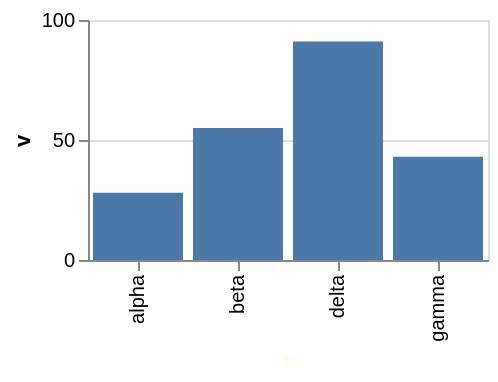

The Vega-Lite source for this figure:
### Vega-Lite specification from a JSON file in a GitHub repository (floating-point values rounded to 4 significant figures)
{"$schema": "https://vega.github.io/schema/vega-lite/v6.json", "width": 200, "height": 120, "data": {"values": [{"c": "alpha", "v": 28, "w": 3, "t": "2024-01-07"}, {"c": "beta", "v": 55, "w": 7, "t": "2024-03-19"}, {"c": "gamma", "v": 43, "w": 5, "t": "2024-06-02"}, {"c": "delta", "v": 91, "w": 9, "t": "2024-09-11"}]}, "mark": "bar", "encoding": {"x": {"field": "c", "type": "nominal", "axis": {"titleColor": "lightyellow"}}, "y": {"field": "v", "type": "quantitative"}}}
